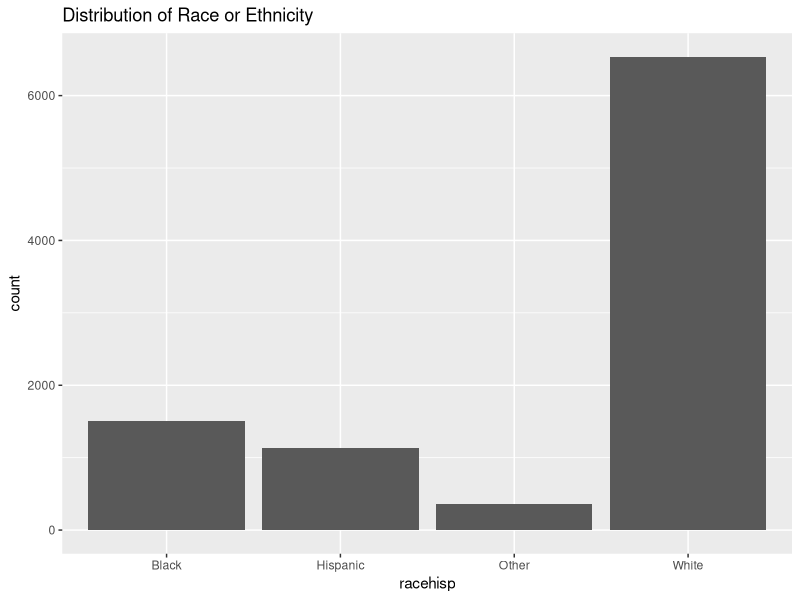
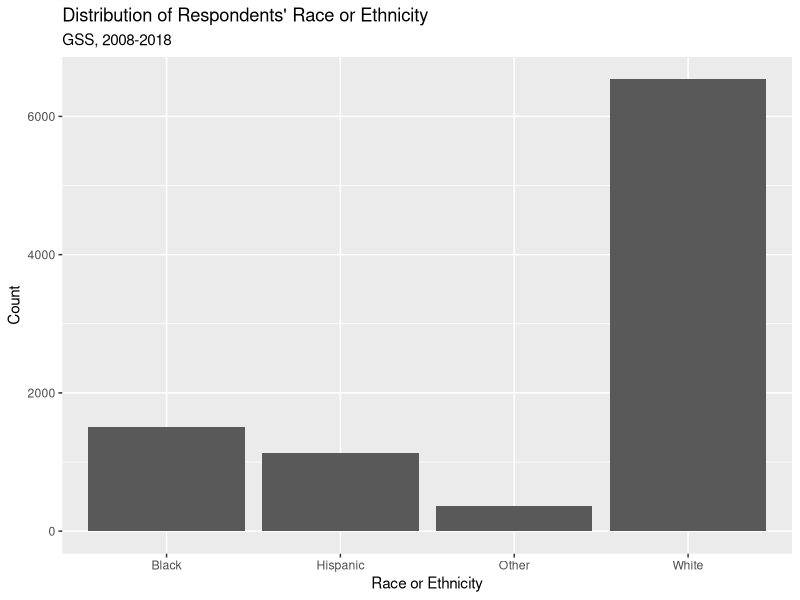
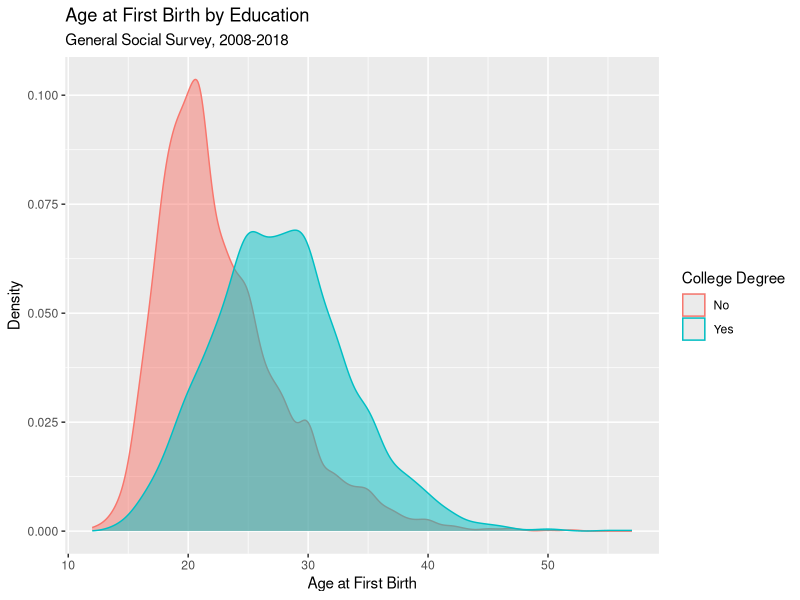
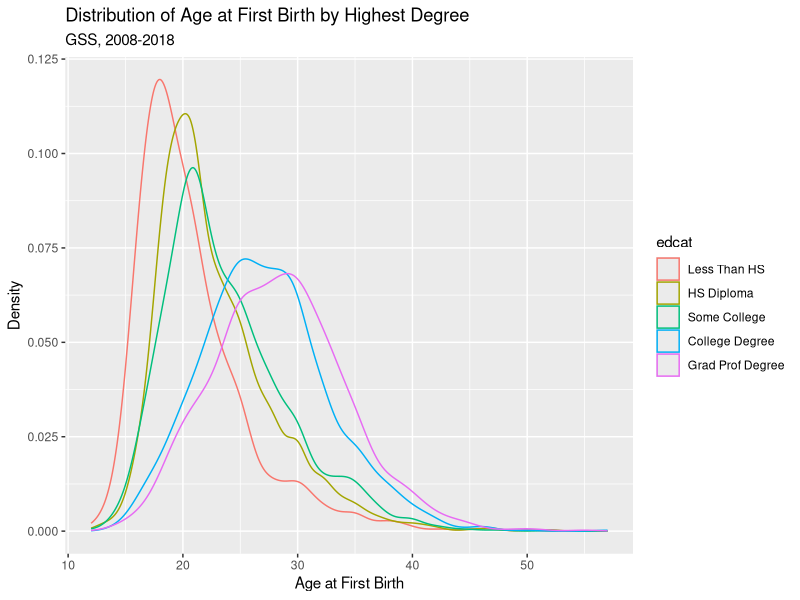
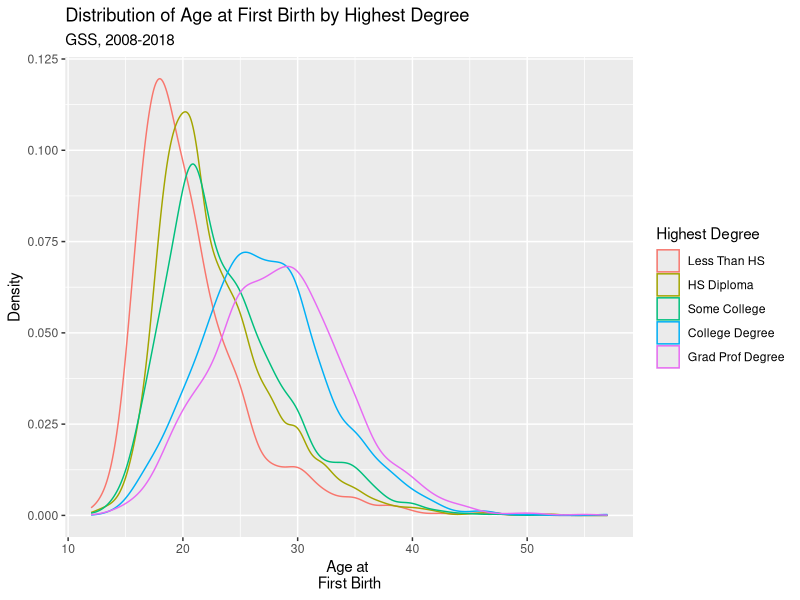
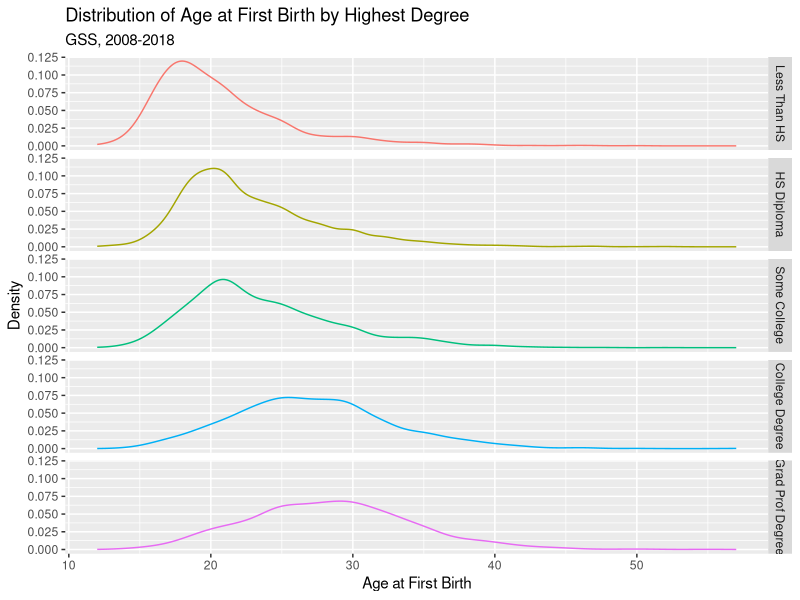
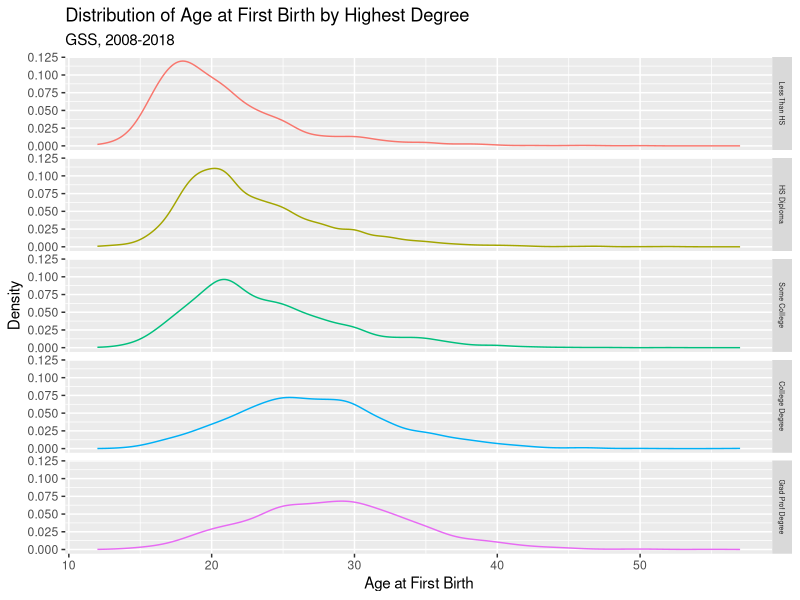
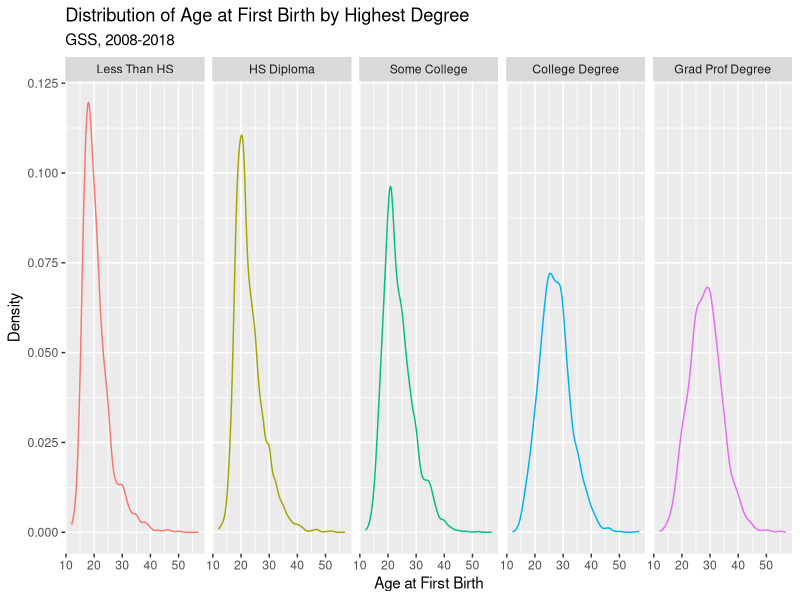

The R script that drew these images, in order:
## ---- chunk 1
gss_week3 <- read.csv("../data/gss_week3.csv")
library(tidyverse)
## ---- chunk 2
racehisp_plot <- ggplot(gss_week3,
                        aes(x = racehisp))

racehisp_plot + geom_bar() + labs(title = "Distribution of Race or Ethnicity")
## ---- chunk 3
educ_barplot <- ggplot(gss_week3, aes(x = racehisp))

educ_barplot + geom_bar() + 
     labs(x = "Race or Ethnicity",
          y = "Count",
          title = "Distribution of Respondents' Race or Ethnicity",
          subtitle = "GSS, 2008-2018")
## ---- chunk 4
gss_week3 <- gss_week3 |> 
     mutate(college_degree = ifelse(educ>=16, 1, 0))
## ---- chunk 5
gss_week3 <- gss_week3 |> 
     mutate(college_degree = factor(college_degree,
                                    labels = c("No", "Yes")))
## ---- chunk 6
agekdbrn_college_plot <- ggplot(gss_week3, 
          aes(x = agekdbrn, 
              color = college_degree, 
              fill = college_degree)) # Fills in the area under the curve

agekdbrn_college_plot + 
     geom_density(alpha = .5) + # Alpha adjusts transparency of 
                                   # overlapping fills
     labs(x = "Age at First Birth",
          y = "Density",
          title = "Age at First Birth by Education",
          subtitle = "General Social Survey, 2008-2018") +
  scale_color_discrete(name = "College Degree") +
  scale_fill_discrete(guide = "none")
## ---- chunk 7
gss_week3 <- gss_week3 |> 
     mutate(edcat = ifelse(educ < 12, "Less Than HS",
                           ifelse(educ == 12, "HS Diploma",
                                  ifelse(educ %in% 13:15, "Some College",
                                         ifelse(educ == 16, "College Degree",
                                                "Grad Prof Degree")))))
## ---- chunk 8
sort(round(prop.table(table(gss_week3$edcat)),3),decreasing = TRUE)
## ---- chunk 9
gss_week3 <- gss_week3 %>%
     mutate(edcat = factor(edcat,
               levels = c("Less Than HS",
                          "HS Diploma",
                          "Some College",
                          "College Degree",
                          "Grad Prof Degree")))
## ---- chunk 10
agekdbrn_edcat_plot <- ggplot(gss_week3, 
                              aes(x = agekdbrn, 
                                  color = edcat))

agekdbrn_edcat_plot + geom_density() + 
  labs(x = "Age at First Birth", y = "Density", 
     title = "Distribution of Age at First Birth by Highest Degree", 
     subtitle = "GSS, 2008-2018")
## ---- chunk 11
agekdbrn_edcat_plot <- ggplot(gss_week3, aes(x = agekdbrn, color = edcat))

agekdbrn_edcat_plot + geom_density() + 
  labs(x = "Age at \nFirst Birth", y = "Density", 
       title = "Distribution of Age at First Birth by Highest Degree",
       subtitle = "GSS, 2008-2018",
       color = "Highest Degree") 
## ---- chunk 12
agekdbrn_edcat_plot <- ggplot(gss_week3, aes(x = agekdbrn, color = edcat))

agekdbrn_edcat_plot + geom_density() + 
  labs(x = "Age at First Birth", y = "Density", 
       title = "Distribution of Age at First Birth by Highest Degree", 
       subtitle = "GSS, 2008-2018") +
facet_grid(edcat~.) + guides(color="none")
## ---- chunk 13
agekdbrn_edcat_plot <- ggplot(gss_week3, aes(x = agekdbrn, color = edcat))

agekdbrn_edcat_plot + geom_density() + 
  labs(x = "Age at First Birth", y = "Density", 
       title = "Distribution of Age at First Birth by Highest Degree", 
       subtitle = "GSS, 2008-2018") +
facet_grid(edcat~.) + guides(color="none") +
theme(strip.text.y = element_text(size = 5))
## ---- chunk 14
agekdbrn_edcat_plot <- ggplot(gss_week3, aes(x = agekdbrn, color = edcat))

agekdbrn_edcat_plot + geom_density() + 
  labs(x = "Age at First Birth", y = "Density", 
       title = "Distribution of Age at First Birth by Highest Degree", 
       subtitle = "GSS, 2008-2018") +
facet_grid(.~edcat)  + guides(color="none")
## ---- chunk 15
round(prop.table(table(gss_week3$edcat
                 [gss_week3$racehisp=="Black"])),3)
## ---- chunk 16
table(gss_week3$racehisp, gss_week3$edcat)
## ---- chunk 17
round(prop.table(table(gss_week3$racehisp, gss_week3$edcat)),3)
## ---- chunk 18
round(prop.table(table(gss_week3$racehisp, gss_week3$edcat),1),3)
## ---- chunk 19
addmargins(round(prop.table(table(gss_week3$racehisp, gss_week3$edcat),2),3))
## ---- chunk 20
agekdbrn_summary <- gss_week3 |> 
     group_by(racehisp) |>  # We want info about each level of this variable
     summarize(mean_agekdbrn = round(mean(agekdbrn),2)) # The info we want

agekdbrn_summary
## ---- chunk 21
agekdbrn_summary <- gss_week3 |> 
  group_by(edcat)  |> 
  summarize(median_agekdbrn = median(agekdbrn))

agekdbrn_summary
## ---- chunk 22
agekdbrn_col <- ggplot(agekdbrn_summary, aes(x = edcat, 
                                             y = median_agekdbrn,
                                             fill = edcat))

agekdbrn_col + geom_col() +
  labs(x = "",
         y = "Median Age",
         title = "Median Age at First Birth by Education",
         subtitle = "GSS, 2008-2018",
         fill = "Highest Degree") +
  geom_text(aes(label = median_agekdbrn),
            vjust = -.5) # Moves the labels above the columns
